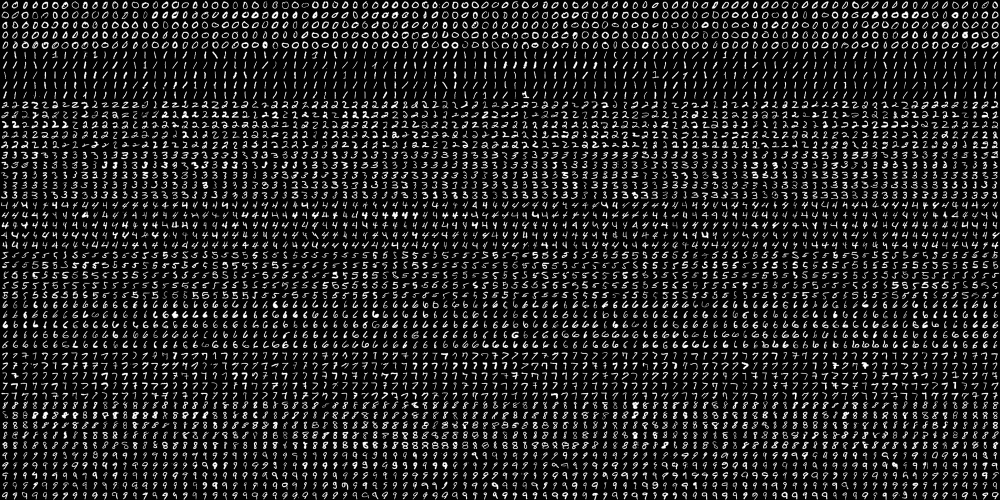
#> input picture digits.png, 2000 x 1000 px (shown at 1/2 size)
$ jupyter execute --allow-errors 'KNN-图像识别.ipynb'
#> lines starting #> are read from the running program, lines starting #| are printed output that depends on the picture
[cell 1]
# 导入所需模块
import cv2
import numpy as np
import matplotlib.pyplot as plt

[cell 2]
# 显示灰度图
def plt_show(img):
    plt.imshow(img,cmap='gray')
    plt.show()

[cell 3]
# 加载数据集图片数据
digits = cv2.imread('./digits.png',0)
#> digits is the input picture: shape (1000, 2000); min 0, max 255, mean 33.8

[cell 4]
print(digits.shape)
#| (1000, 2000)
plt_show(digits)

[cell 5]
# 划分数据
cells = [np.hsplit(row,100) for row in np.vsplit(digits,50)]
#> cells = 50 items
len(cells)
#> Out = 50

[cell 6]
x = np.array(cells)
x.shape
#> Out = (50, 100, 20, 20)

[cell 7]
plt_show(x[5][0])
#> in plt_show (call 2), `plt.show()`:
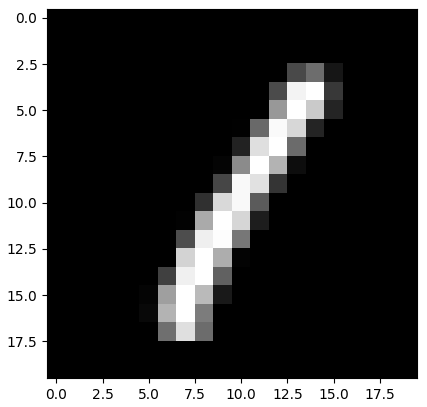
#> figure drawn by matplotlib, 1 panel

[cell 8]
plt_show(x[5][1])
#> in plt_show (call 3), `plt.show()`:
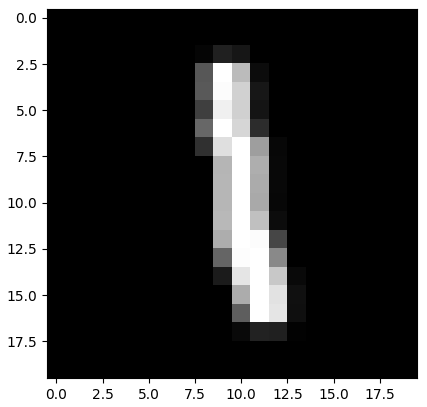
#> figure drawn by matplotlib, 1 panel

[cell 9]
plt_show(x[0][0])
#> in plt_show (call 4), `plt.show()`:
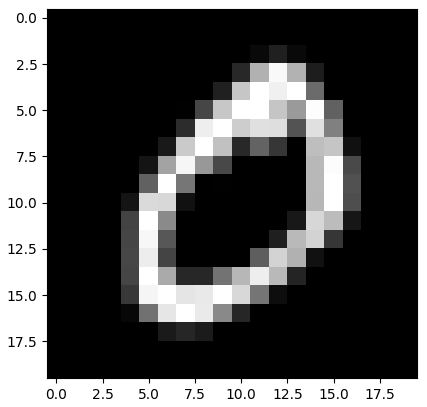
#> figure drawn by matplotlib, 1 panel

[cell 10]
# 生成训练数据标签和测试数据标签
k = np.arange(10)
train_label = np.repeat(k,250)
test_label = train_label.copy()

[cell 11]
# 图片数据转换为特征矩阵，划分训练数据集
train = x[:,:50].reshape(-1,400).astype(np.float32)
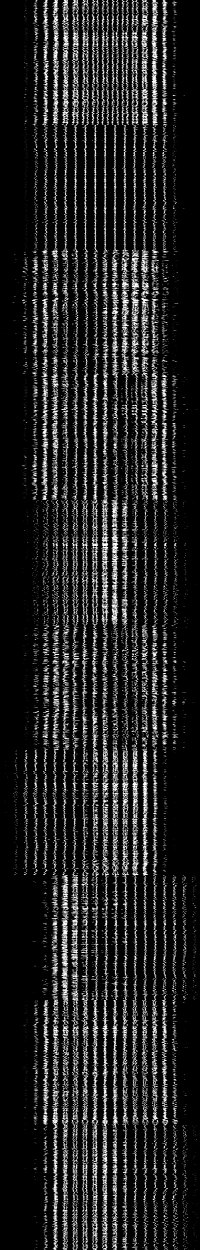
#> train: shape (2500, 400) float32 (shown at 1/2 size); min 0, max 255, mean 33.8

[cell 12]
# 图片数据转换为特征矩阵，划分测试数据集
test = x[:,50:100].reshape(-1,400).astype(np.float32)
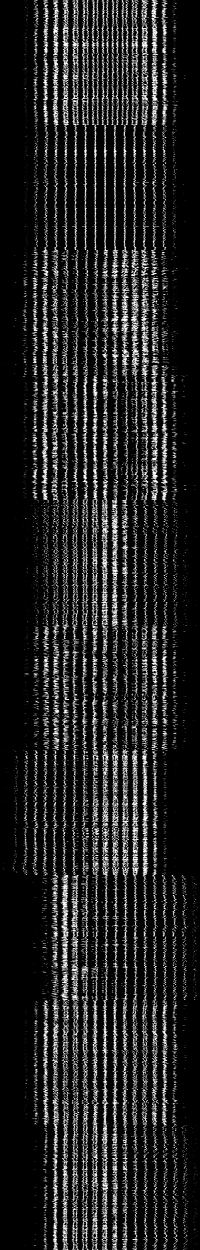
#> test: shape (2500, 400) float32 (shown at 1/2 size); min 0, max 255, mean 33.8
test.shape
#> Out = (2500, 400)

[cell 13]
# 数据准备完毕，准备开始训练
# 生成模型
knn = cv2.ml.KNearest_create()
# 训练数据
knn.train(train,cv2.ml.ROW_SAMPLE,train_label)
#> Out = True

[cell 14]
# 传入n值，和测试数据，返回结果
ret,result,neighbours,dist = knn.findNearest(test, 3)
#> ret = 0; result = 2500 values, max 9 at index 926, min 0 at index 0, mean 4.45; neighbours = 2500 rows, first 8: [0, 0, 0], [0, 0, 0], [0, 0, 0], [0, 0, 5], [0, 0, 0], [0, 0, 0], [0, 0, 0], [6, 0, 0]; dist = 2500 rows, first 8: [361955, 598018, 606136], [790595, 959768, 1055851], [534520, 641045, 681043], [943748, 958162, 1052576], [796400, 841097, 878670], [396251, 671587, 715542], [554480, 930407, 950878], [681043, 1123587, 1253228]

[cell 15]
# 统计正确的个数
res = 0
for i in range(2500):
    if result[i]==test_label[i]:
        res = res+1
#> after the loop, res = 2291
res
#> Out = 2291

[cell 16]
# 计算模型准确率
accuracy = res/result.size
#> accuracy = 0.916
print('识别测试数据的准确率为：',accuracy)
#| 识别测试数据的准确率为： 0.9164

[cell 17]
# 在测试集中随便找一张图片
test_image = test[2400].reshape(20,20)
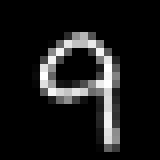
#> test_image: shape (20, 20) float32 (shown 8 times larger); min 0, max 255, mean 25.6
plt_show(test_image)
test_label[2400]

[cell 18]
# 将图片转换为特征矩阵
testImage = test[2400].reshape(-1,400).astype(np.float32)
testImage.shape
# 使用训练好的模型预测
ret,result,neighbours,dist = knn.findNearest(testImage, 3)
#> ret = 9; result = [9]; neighbours = [[9, 9, 9]]; dist = [[577480, 713025, 740667]]
# 预测结果
print('识别出的数字为：',result[0][0])
#| 识别出的数字为： 9.0
